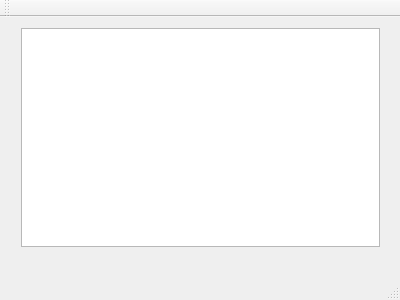
<?xml version="1.0" encoding="UTF-8"?>
<ui version="4.0">
 <class>MainWindow</class>
 <widget class="QMainWindow" name="MainWindow">
  <property name="geometry">
   <rect>
    <x>0</x>
    <y>0</y>
    <width>400</width>
    <height>300</height>
   </rect>
  </property>
  <property name="windowTitle">
   <string>MainWindow</string>
  </property>
  <widget class="QWidget" name="centralWidget">
   <widget class="QWidget" name="verticalLayoutWidget">
    <property name="geometry">
     <rect>
      <x>10</x>
      <y>0</y>
      <width>381</width>
      <height>241</height>
     </rect>
    </property>
    <layout class="QVBoxLayout" name="verticalLayout">
     <item>
      <widget class="QListWidget" name="listWidget"/>
     </item>
    </layout>
   </widget>
  </widget>
  <widget class="QMenuBar" name="menuBar">
   <property name="geometry">
    <rect>
     <x>0</x>
     <y>0</y>
     <width>400</width>
     <height>22</height>
    </rect>
   </property>
  </widget>
  <widget class="QToolBar" name="mainToolBar">
   <attribute name="toolBarArea">
    <enum>TopToolBarArea</enum>
   </attribute>
   <attribute name="toolBarBreak">
    <bool>false</bool>
   </attribute>
  </widget>
  <widget class="QStatusBar" name="statusBar"/>
 </widget>
 <layoutdefault spacing="6" margin="11"/>
 <resources/>
 <connections/>
</ui>
